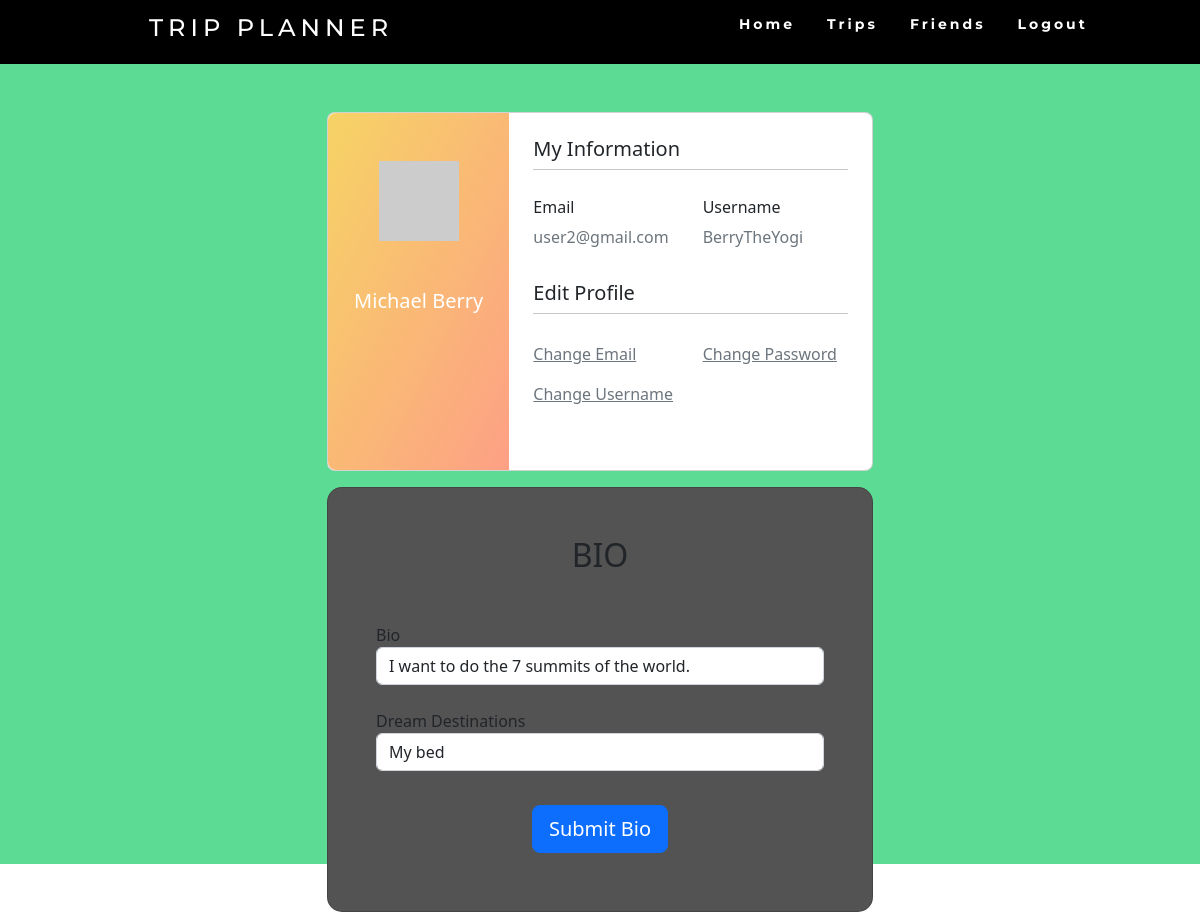
The app's page /profile/ (signed in) with its own data.
### website/models.py (models this page shows)
class User(db.Model, UserMixin):
    id = db.Column(db.Integer, primary_key=True)
    email = db.Column(db.String(150), unique=True)
    password = db.Column(db.String(150))
    username = db.Column(db.String(150), unique=True)
    last_name = db.Column(db.String(150))
    first_name = db.Column(db.String(150))
    trip = db.relationship('Trip')
    menu = db.relationship('Menu')
    friended = db.relationship('Friends')
    def avatar(self, size):
        digest = md5(self.email.lower().encode('utf-8')).hexdigest()
        return 'https://www.gravatar.com/avatar/{}?d=identicon&s={}'.format(
            digest, size)

class UserBio(db.Model, UserMixin):
    user_id = db.Column(db.Integer, primary_key=True)
    bio = db.Column(db.String(5000))
    dream_dest_array = db.Column(db.String(500))

### website/views.py (the view, shortened to what this page needs)
@views.route('/profile/', methods = ['GET', 'POST'])
@login_required
def profile():
    curbio = UserBio.query.filter_by(user_id=User.id).first()
    bio = curbio.bio
    d_d_a = curbio.dream_dest_array
    return render_template("profile.html", user=current_user,  d_d_a = d_d_a, bio = bio)

### website/__init__.py (called while the page is built)
def create_app():
    app = Flask(__name__)
    app.config['SECRET_KEY'] = 'hjshjhdajah'
    app.config['SQLALCHEMY_DATABASE_URI'] = f'sqlite:///{DB_NAME}'
    app.config['SQLALCHEMY_TRACK_MODIFICATIONS'] = False
    db.init_app(app)
    from .views import views
    from .auth import auth
    app.register_blueprint(views, url_prefix='/')
    app.register_blueprint(auth, url_prefix='/')
    from .models import User, Trip
    create_database(app)
    login_manager = LoginManager()
    login_manager.login_view = 'auth.login'
    login_manager.init_app(app)
    @login_manager.user_loader
    def load_user(id):
        return User.query.get(int(id))
    return app

### website/templates/profile.html (shortened to what this page needs)
<!DOCTYPE html>
<html>
<head>
  <link href="https://cdn.jsdelivr.net/npm/bootstrap@5.2.1/dist/css/bootstrap.min.css" rel="stylesheet"
>
  <link rel="stylesheet" href="https://cdn.jsdelivr.net/npm/bootstrap-icons@1.9.1/font/bootstrap-icons.css"
>
  <link rel="stylesheet" href="../static/css/profile.css">
  <link rel="stylesheet" href="../static/css/navbar.css">
  <link rel="stylesheet" href="https://cdn.jsdelivr.net/npm/@fortawesome/fontawesome-free@6.1.2/css/fontawesome.min.css"
>
</head>
<body>
  <nav>
    <div class="navheading">
      <h4>Trip Planner</h4>
    </div>
    <ul class="nav-links">
      <li><a href="/">Home</a></li>
      <li><a href="/events">Trips</a></li>
      <li><a href="/friends">Friends</a></li>
      <li><a href="/logout">Logout</a></li>
    </ul>
  </nav>
  <section class="vh-100" style="background-color: #5CDB95;">
    <div class="container py-5 h-100">
      <div class="row d-flex justify-content-center align-items-center h-100">
        <div class="col col-lg-6 mb-4 mb-lg-0">
          <div class="card mb-3" style="border-radius: .5rem;">
            <div class="row g-0">
              <div class="col-md-4 gradient-custom text-center text-white"
                style="border-top-left-radius: .5rem; border-bottom-left-radius: .5rem;">
                <img src="{{user.avatar(128)}}" alt="Avatar" class="img-fluid my-5" style="width: 80px;" />
                <h5>{{user.first_name}} {{user.last_name}}</h5>
              </div>
              <div class="col-md-8">
                <div class="card-body p-4">
                  <h5>My Information</h5>
                  <hr class="mt-0 mb-4">
                  <div class="row pt-1">
                    <div class="col-6 mb-3">
                      <h6>Email</h6>
                      <p class="text-muted">{{user.email}}</p>
                    </div>
                    <div class="col-6 mb-3">
                      <h6>Username</h6>
                      <p class="text-muted">{{user.username}}</p>
                    </div>
                  </div>
                  <h5>Edit Profile</h5>
                  <hr class="mt-0 mb-4">
                  <div class="row pt-1">
                    <div class="col-6 mb-3">
                      <a class="text-muted" href="/email_reset/{{user.id}}">Change Email</a>
                    </div>
                    <div class="col-6 mb-3">
                      <a class="text-muted" href="/password_reset/{{user.id}}">Change Password</a>
                    </div>
                    <div class="col-6 mb-3">
                      <a class="text-muted" href="/username_reset/{{user.id}}">Change Username</a>
                    </div>
                  </div>
                  <div class="d-flex justify-content-start">
                    <a href="#!"></a>
                    <a href="#!"></a>
                  </div>
                </div>
              </div>
            </div>
          </div>
          <div class="row d-flex justify-content-center align-items-center h-100">
            <div class="col-12 col-md-12 col-lg-12 col-xl-12">
              <div class="card" style="border-radius: 15px; background-color: #535353">
                <div class="card-body p-5">
                  <h2 class="text-uppercase text-center mb-5">Bio</h2>
                  <form method="POST">
                    <div class="form-outline mb-4">
                      <label for="name">Bio</label>
                      <input type="name" class="form-control" id="bio" name="bio" placeholder="Bio Here" value="{{bio}}" />
                    </div>
                    <div class="form-outline mb-4">
                      <label for="d_d_a">Dream Destinations</label>
                      <input type="d_d_a" class="form-control" id="d_d_a" placeholder="place A, place b, ..." name="d_d_a" value="{{d_d_a}}" />
                    </div>
                    <div class="d-flex justify-content-center">
                      <button name="submit_button" value="submit bio" type="submit"
                        class="btn btn-primary btn-block btn-lg" style="margin: 10px 0">Submit Bio</button>
                    </div>
                  </form>
                </div>
              </div>
            </div>
          </div>
        </div>
      </div>
    </div>
  </section>
</body>
</html>

### website/static/css/profile.css (style rules this page uses)
.gradient-custom { background: #f6d365; background: -webkit-linear-gradient(to right bottom, rgba(246, 211, 101, 1), rgba(253, 160, 133, 1)); background: linear-gradient(to right bottom, rgba(246, 211, 101, 1), rgba(253, 160, 133, 1)) }

### website/static/css/navbar.css (style rules this page uses)
nav { display: flex; justify-content: space-around; align-items: center; min-height: 8vh; background-color: black; font-family: "Montserrat", sans-serif; }
.nav-links { display: flex; justify-content: space-around; width: 30%; }
.nav-links li { list-style: none; }
.navheading { color: white; text-transform: uppercase; letter-spacing: 5px; font-size: 20px; }
.nav-links a { color: white; text-decoration: none; letter-spacing: 3px; font-weight: bold; font-size: 14px; padding: 14px 16px; }

### records on screen
User: first_name "Michael", last_name "Berry", email "user2@gmail.com", username "BerryTheYogi"
UserBio: bio "I want to do the 7 summits of the world.", d_d_a "My bed"
